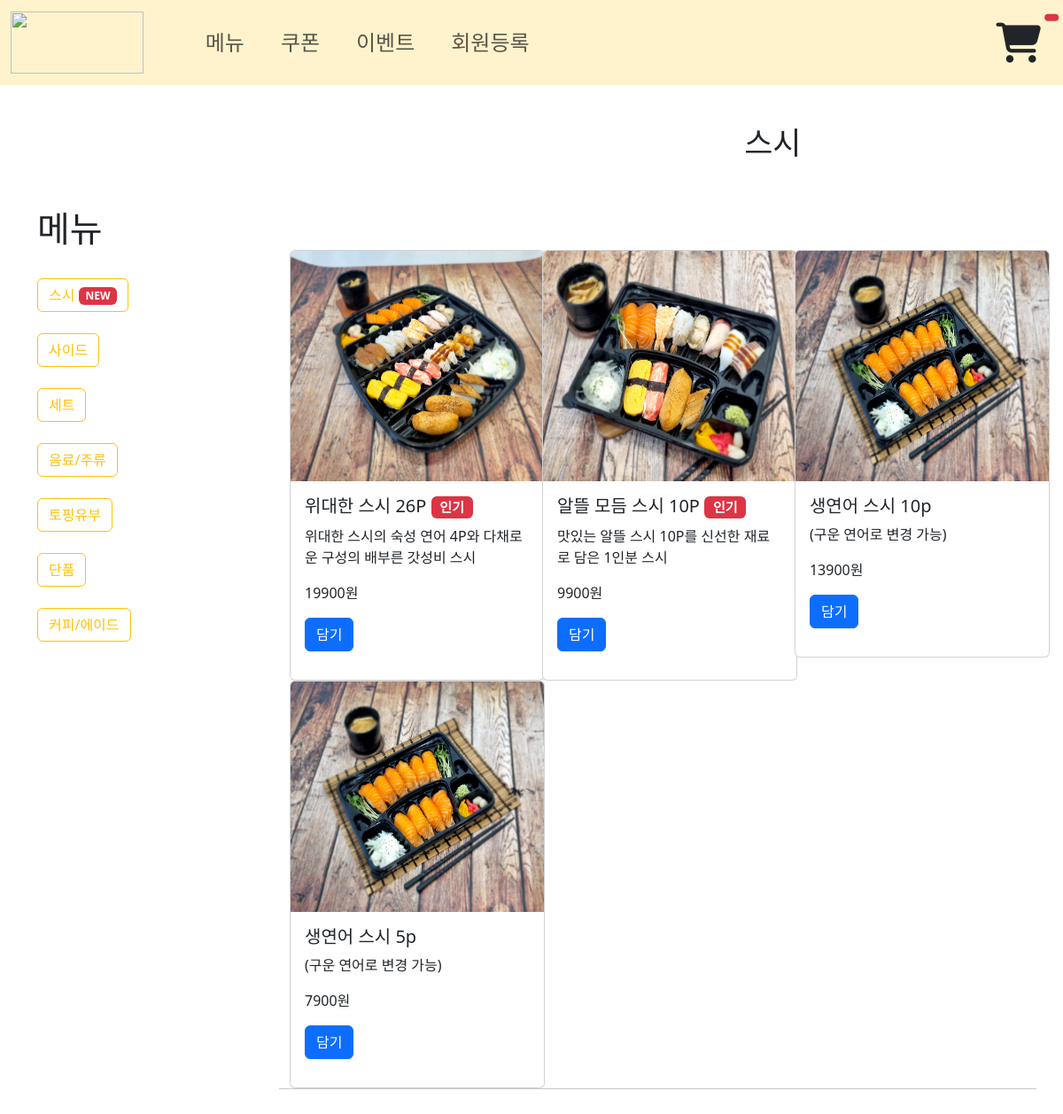
/menu/sushi/, run on the app's committed database.
### menu/models.py (models this page shows, shortened)
class MainMenu(models.Model):
    name = models.CharField(max_length=100)
    content = models.TextField(blank=True)
    price = models.IntegerField(default=0)
    img = models.ImageField(null=True)
    kind = models.ForeignKey(Menu, on_delete=models.CASCADE, null=True)

### menu/views.py (the view)
# urls.py: path('sushi/', views.sushi, name="sushi"),
def sushi(request):
    m = MainMenu.objects.all()
    kind = "스시"
    context={
        "mset": m,
        "kind":kind,
    }
    return render(request, 'menu/sushi.html', context)

### menu/models.py (called while the page is built)
    def __str__(self):
        return self.name

### templates/menu/sushi.html
{%extends 'base.html'%}
{%block con%}
    <form>
        <div class="container"><br><br>
            <h1><pre>                                      {{kind}}</pre></h1>
            <div class="row my-5">
                <div class="col-3">
                    <h1>메뉴</h1><br>
                    <a href="{%url 'menu:sushi' %}"><button type="button" class="btn btn-outline-warning">스시 <span class= "badge text-bg-danger">NEW</span></button><br><br></a>
                    <a href="{%url 'menu:side' %}"><button type="button" class="btn btn-outline-warning">사이드</button><br><br></a>
                    <a href="{%url 'menu:set' %}"><button type="button" class="btn btn-outline-warning">세트</button><br><br></a>
                    <a href="{%url 'menu:drink' %}"><button type="button" class="btn btn-outline-warning">음료/주류</button><br><br></a>
                    <a href="{%url 'menu:inari' %}"><button type="button" class="btn btn-outline-warning">토핑유부</button><br><br></a>
                    <a href="{%url 'menu:basic' %}"><button type="button" class="btn btn-outline-warning">단품</button><br><br></a>
                    <a href="{%url 'menu:coffee' %}"><button type="button" class="btn btn-outline-warning">커피/에이드</button><br><br></a>
                </div>
                <div class="col-9">
                    <div class="row my-5">
                        {%for i in mset%}
                            <div class="col-4">
                                <div class="card" style="width:18rem;">
                                    <img src="{{i.img.url}}" style = "height:260px;" class="card-img-top">
                                    <div class="card-body">
                                    <h5 class="card-title">{{i.name}} {%if i.name == "위대한 스시 26P" or i.name == "알뜰 모듬 스시 10P"%}<span class= "badge text-bg-danger">인기</span>{%endif%}</h5>
                                    <p class="fs-7 card-text">{{i.content}}</p>
                                    <p class="">{{i.price}}원</p>
                                    <a href ="{%url 'cart:addcart' i.name i.kind%}"><p class="btn btn-primary">담기</p></a>
                                    </div>
                                </div>
                            </div>
                        {%empty%}
                            <h1>메뉴가 없어요!</h1>
                        {%endfor%}
                        <hr>
                    </div>
                 </div>
            </div>
        </div>
    </form>
{%endblock%}

### data on the page
MainMenu: img (picture), name "위대한 스시 26P", shows "인기", content "위대한 스시의 숙성 연어 4P와 다채로운 구성의 배부른 갓성비 스시", price "19900"
MainMenu: img (picture), name "알뜰 모듬 스시 10P", shows "인기", content "맛있는 알뜰 스시 10P를 신선한 재료로 담은 1인분 스시", price "9900"
MainMenu: img (picture), name "생연어 스시 10p", content "(구운 연어로 변경 가능)", price "13900"
MainMenu: img (picture), name "생연어 스시 5p", content "(구운 연어로 변경 가능)", price "7900"

### other printed values
{{ kind }} "스시"
